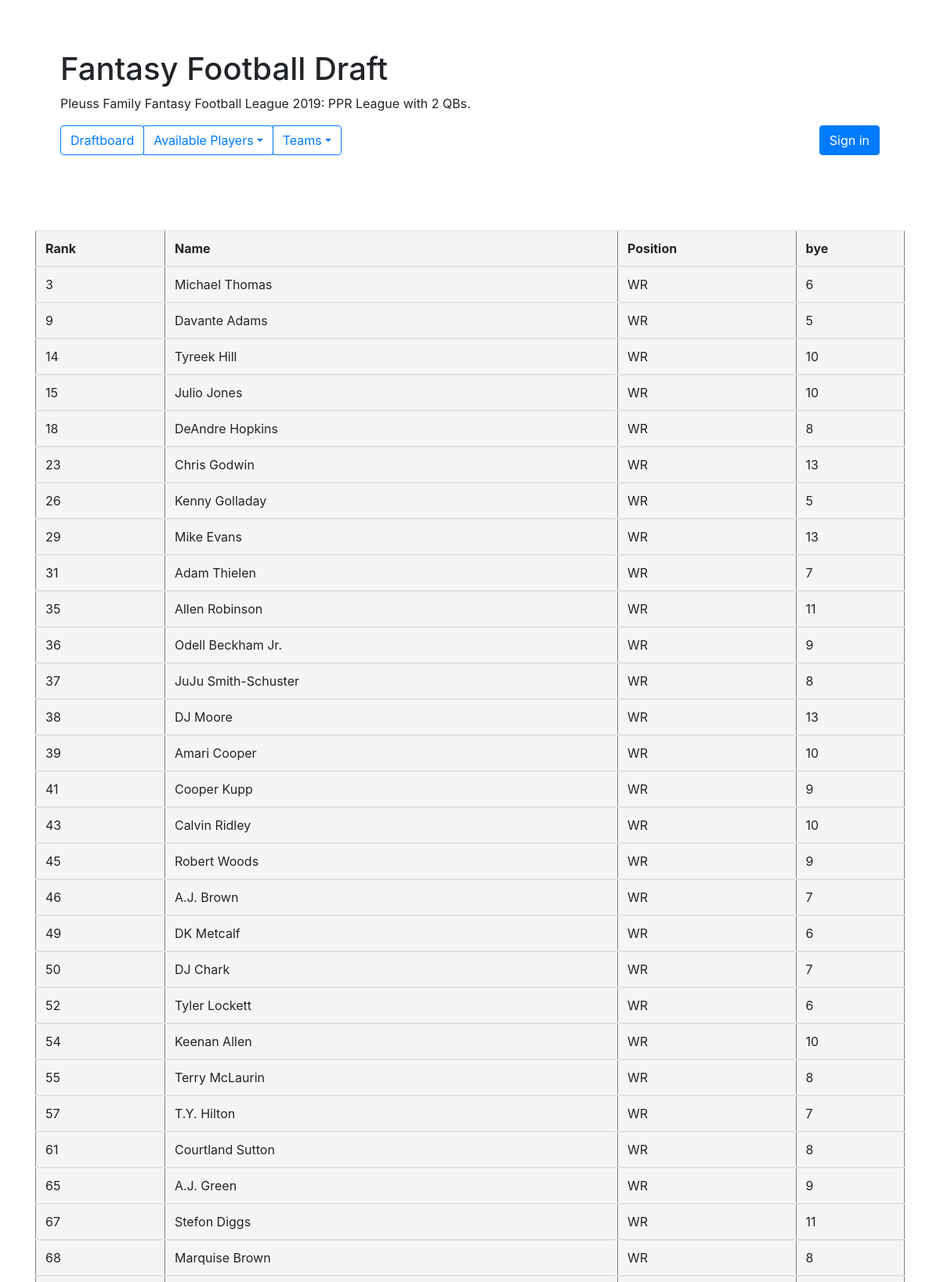
Page /position/WR (upper part) on the committed database.
### ffdraft/models.py (models this page shows, shortened)
class Player(models.Model):
    rk = models.CharField(max_length=20, primary_key=True)
    name = models.CharField(max_length=100)
    pos = models.CharField(max_length=20)
    bye = models.CharField(max_length=20)

### ffdraft/views.py (the view)
# urls.py: path('position/<POS>', position, name='position'),
def position(request, POS):
    table = Player.objects.exclude(draft__player__isnull=False).filter(pos=POS)
    return render(request, "ffdraft/player_list.html", {'table': table})

### ffdraft/templates/ffdraft/player_list.html
{% extends 'ffdraft/base.html' %}
{% block content %}
<table style="background:WhiteSmoke !important"class="table"border="1" width="600">
  <thead>
  <tr>
      <th>Rank</th>
      <th>Name</th>
      <th>Position</th>
      <th>bye</th>
  </tr>
  </thead>
  <tbody>
  {% for player in table %}
      <tr>
          <td>{{ player.rk }}</td>
          <td>{{ player.name }}</td>
          <td>{{ player.pos }}</td>
          <td>{{ player.bye }}</td>
      </tr>
  </tbody>
{% endfor %}
</table>
{% endblock %}

### rows in the picture
Player: rk "3", name "Michael Thomas", pos "WR", bye "6"
Player: rk "9", name "Davante Adams", pos "WR", bye "5"
Player: rk "14", name "Tyreek Hill", pos "WR", bye "10"
Player: rk "15", name "Julio Jones", pos "WR", bye "10"
Player: rk "18", name "DeAndre Hopkins", pos "WR", bye "8"
Player: rk "23", name "Chris Godwin", pos "WR", bye "13"
Player: rk "26", name "Kenny Golladay", pos "WR", bye "5"
Player: rk "29", name "Mike Evans", pos "WR", bye "13"
Player: rk "31", name "Adam Thielen", pos "WR", bye "7"
Player: rk "35", name "Allen Robinson", pos "WR", bye "11"
Player: rk "36", name "Odell Beckham Jr.", pos "WR", bye "9"
Player: rk "37", name "JuJu Smith-Schuster", pos "WR", bye "8"
Player: rk "38", name "DJ Moore", pos "WR", bye "13"
Player: rk "39", name "Amari Cooper", pos "WR", bye "10"
Player: rk "41", name "Cooper Kupp", pos "WR", bye "9"
Player: rk "43", name "Calvin Ridley", pos "WR", bye "10"
Player: rk "45", name "Robert Woods", pos "WR", bye "9"
Player: rk "46", name "A.J. Brown", pos "WR", bye "7"
Player: rk "49", name "DK Metcalf", pos "WR", bye "6"
Player: rk "50", name "DJ Chark", pos "WR", bye "7"
Player: rk "52", name "Tyler Lockett", pos "WR", bye "6"
Player: rk "54", name "Keenan Allen", pos "WR", bye "10"
Player: rk "55", name "Terry McLaurin", pos "WR", bye "8"
Player: rk "57", name "T.Y. Hilton", pos "WR", bye "7"
Player: rk "61", name "Courtland Sutton", pos "WR", bye "8"
Player: rk "65", name "A.J. Green", pos "WR", bye "9"
Player: rk "67", name "Stefon Diggs", pos "WR", bye "11"
Player: rk "68", name "Marquise Brown", pos "WR", bye "8"
